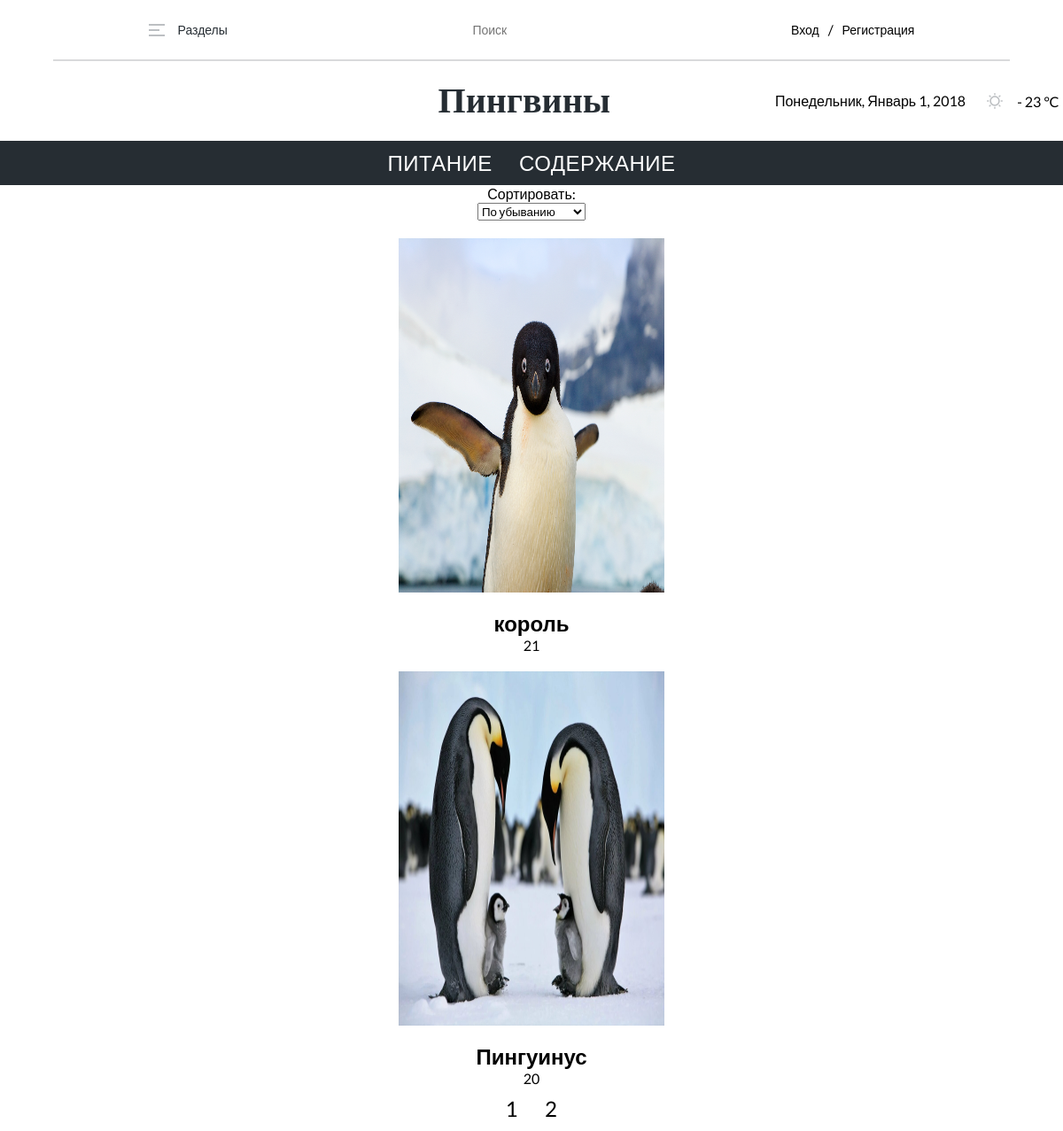
The page /Battalov-penguins/index.php?page=2&sort=DESC on the database its author committed.
### tables this page shows
CREATE TABLE `categories` (
  `category_id` int(11) NOT NULL,
  `name` varchar(20) NOT NULL
);

CREATE TABLE `news` (
  `news_id` int(11) NOT NULL,
  `image` varchar(70) NOT NULL,
  `title` varchar(50) NOT NULL,
  `content` text NOT NULL,
  `category_id` int(11) NOT NULL,
  `publish_date` datetime NOT NULL DEFAULT CURRENT_TIMESTAMP
);

### Battalov-penguins/index.php (the view, shortened to what this page needs)
<?php
include "connect.php";
include "header.php";
$cat = isset($_GET["new"]) ? $_GET["new"] : false;
$sort = isset($_GET["sort"]) ? $_GET["sort"] : "DESC";
$query_count_news = "SELECT * FROM news";
$count_news = mysqli_num_rows(mysqli_query($con, $query_count_news));
$paginate_count = 2;
$page = isset($_GET['page']) ? $_GET['page'] : 1;
$offset = $page * $paginate_count - $paginate_count;
if ($cat == false) {
    $news = mysqli_query($con, "SELECT * FROM news ORDER BY publish_date $sort LIMIT $paginate_count OFFSET $offset");
} else {
    $news = mysqli_query($con, "SELECT * FROM news WHERE category_id=$cat ORDER BY publish_date $sort LIMIT $paginate_count OFFSET $offset");
}
?>
<html lang="en">
<head>
    <link rel='stylesheet' type='text/css' media='screen' href='style.css'>
</head>
<body>
<form class="forms">
    <label for="sort">Сортировать:</label>
    <select name="sort" id="sort" onchange="this.form.submit()">
        <option value="DESC" <?php if($sort == "DESC") echo "selected";?>>По убыванию</option>
    </select>
</form>
<div class="main">
    <div class="last-news">
        <?php
        if (isset($result) && mysqli_num_rows($result) > 0) {
            while($new = mysqli_fetch_assoc($result)){
                echo "<div class='card'>";
                $new_id = $new["news_id"];
                echo "<img src='images/news/" . $new['image'] . "'>";
                echo "<h2 class='c_title'>" . $new['title'] . "</h2>";
                echo "<a href='oneNew.php?new=$new_id'>" . $new['news_id'] . "</a>";
                echo "</div>";
            }
        } else {
            if (mysqli_num_rows($news) == 0){
                echo "<h3>Данных нет</h3>";
            } else {
                while($new = mysqli_fetch_assoc($news)){
                    echo "<div class='card'>";
                    $new_id = $new["news_id"];
                    echo "<img src='images/news/" . $new['image'] . "'>";
                    echo "<h2 class='c_title'>" . $new['title'] . "</h2>";
                    echo "<a href='oneNew.php?new=$new_id'>" . $new['news_id'] . "</a>";
                    echo "</div>";
                }
            }
        }
        ?>
    </div>
</div>
<div class="pagination">
    <?php
    for ($i = 1; $i <= ceil($count_news / $paginate_count); $i++) {
        echo "<li><a href='?page=$i" . ($sort ? "&sort=$sort" : "") . ($cat ? "&new=$cat" : "") . "'>$i</a></li>";
    }
    ?>
</div>
</body>
</html>

### Battalov-penguins/header.php (shortened to what this page needs)
<?php
require "connect.php";
$query_get_category = "select * from categories";
$categories = mysqli_fetch_all(mysqli_query($con, $query_get_category));
?>
<!DOCTYPE html>
<html>
<head>
    <link rel='stylesheet' type='text/css' media='screen' href='style.css'>
    <link rel="stylesheet" href="style.css">
</head>
<body>
    <header>
    <div class="nav-header">
                <div class="sections">
                    <img src="images/Hamburger menu.png" alt="">
                    <h2>Разделы</h2>
                </div>
                <form id="search-form" action="/" method="get">
                    <input class="poisk" type="search" id='search' name="search" placeholder="Поиск">
                </form>
                <div class="vhod">
                <?php if(!isset($_SESSION["user_id"])) { ?>
                    <a href="auth.php">Вход</a>/<a href="reg.php">Регистрация</a>
                <?php } else { ?>
                    <a href="signout.php">Выход</a>
                <?php } ?>
                </div>
        </div>
        <div class="Pinguins-and-date-and-temp">
            <a href="index.php" class="namePost1">Пингвины</a>
            <div class="date-and-temp">
                <p>Понедельник, Январь 1, 2018</p>
                <div class="temp-content">
                    <img src="images/Sun.svg" alt="">
                    <p>- 23 °C</p>
                </div>
            </div>
        </div>
    </header>
    <main>
    <div class="text-main">
        <?php
         foreach($categories as $category){
            echo "<li><a href='/?new=" . $category[0] . "'>$category[1]</a></li>";
            }
        ?>
    </div>
</main>

### Battalov-penguins/style.css (style rules this page uses)
* { margin: 0; padding: 0; font-family: "Lato", sans-serif; }
.nav-header h2 { color: var(--Base-Grey-100, #262D33); font-size: 14px; font-style: normal; font-weight: 400; line-height: 20px; }
.sections { display: flex; align-items: center; gap: 15px; }
.vhod { display: flex; align-items: center; gap: 10px; }
.vhod a { color: var(--Base-Grey-85, #4B5157); font-size: 14px; font-style: normal; font-weight: 400; line-height: 20px; text-decoration: none; }
.poisk { width: 50%; height: 10%; padding: 10px; margin: 15px; color: var(--Base-Grey-50, #939699); font-size: 14px; font-style: normal; font-weight: 400; line-height: 20px; border: none; }
form { display: flex; flex-direction: column; align-items: center; justify-content: center; }
.Pinguins-and-date-and-temp { display: flex; justify-content: center; gap: 186px; padding: 20px 0 20px 490px; }
.date-and-temp { display: flex; align-items: center; gap: 23px; }
.temp-content { display: flex; align-items: center; gap: 15px; }
.nav-header { display: flex; width: 90%; align-items: center; justify-content: space-around; border-bottom: 2px solid #D9DADB ; margin: auto; }
.namePost1 { color: var(--Base-Grey-100, #262D33); text-align: center; font-family: Roboto Slab; font-size: 40px; font-style: normal; font-weight: 700; line-height: 50px; }
form { display: flex; flex-direction: column; align-items: center; }
.vhod a { color: black; text-decoration: none; }
main { background-color:#262D33 ; width: 100%; height: 50px; }
.text-main { height: 50px; display: flex; justify-content: center; gap: 30px; color: #FFF; color: var(--Base-White, #FFF); font-size: 24px; font-style: normal; font-weight: 400; line-height: 20px; letter-spacing: 0.5px; text-transform: uppercase; align-items: center; list-style-type: none; }
.text-main a { text-decoration: none; color: #FFF; }
.last-news { text-align: center; }
.last-news img { padding: 20px; width: 25%; height: 50%; }
a { text-decoration: none; color: black; }
.forms { padding-top: 0; }
.pagination { height: 50px; display: flex; justify-content: center; gap: 30px; color: #FFF; color: var(--Base-White, #FFF); font-size: 24px; font-style: normal; font-weight: 400; line-height: 20px; letter-spacing: 0.5px; text-transform: uppercase; align-items: center; list-style-type: none; }

### rows shown on the page
categories: name "ПИТАНИЕ"
categories: name "СОДЕРЖАНИЕ"
news: image (picture), title "король", news_id "21"
news: image (picture), title "Пингуинус", news_id "20"
